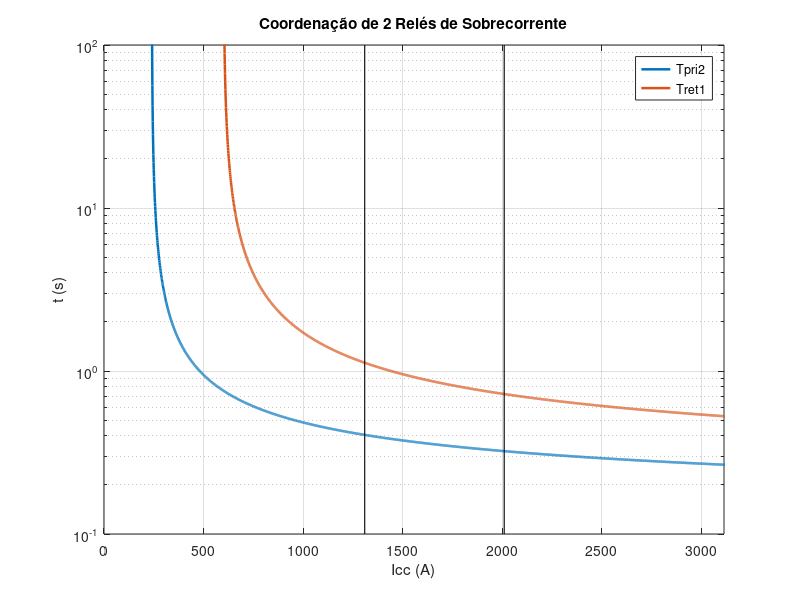

Write MATLAB code to recreate this figure.
% Gráfico do Exemplo - Coordenação 2 Relés
clearvars
close all
clc
tic

% CTI, RTC
N_Reles = 2;
CTI = 0.4;
RTC = [300/5, 300/5];

% Faltas máx-mín
FC_max = [3115.0 2010.7];
FC_min = [1741.3 1309.9];

Icc_K1 = FC_max;    % modo máx
Icc_K2 = FC_min;    % modo mín

% Corrente de Carga
n_pontos = 3001;
I_grafico = 200:1:3200;

% Ordem Relés Retaguarda
q = [1; 1];

B1_ret = zeros(n_pontos,1);
B2_pri = zeros(n_pontos,1);

% Curva IEC Inversa, Dial
Ai = [0.14 0.14];
N = [0.02 0.02];
x = [0.1263 0.1000];
% x = [0.2524 0.1000];
% PS = [10 4];
PS = [10 4];

for i = 1:n_pontos
    % Matriz faltas R1
    %B1_pri = Ai(1)/((FC_max(1)/(PS(1)*RTC(1)))^N(1)-1);
    B1_ret(i,1) = Ai(1)/((I_grafico(i)/(PS(1)*RTC(1))).^N(1)-1);
    % Matriz faltas R2
    B2_pri(i,1) = Ai(2)/((I_grafico(i)/(PS(2)*RTC(2))).^N(2)-1);
    %B2_ret = Ai(q(2))/((FC_min(2)/(PS(q(2))*RTC(q(2))))^N(q(2))-1);
end

% Tempos de Atuação

T_pri2 = x(1,2) * B2_pri;
T_ret1 = x(1,1) * B1_ret;
%% Plot

set(groot,'defaultLineLineWidth',1.8)
semilogy(I_grafico, T_pri2)
xlim([0 3115])
ylim([0.1 100])
xlabel('Icc (A)')
ylabel('t (s)')
hold on
grid
semilogy(I_grafico,T_ret1)
hold on
line([2010.7 2010.7],ylim,'color','black','LineWidth',0.8)
line([1309.9 1309.9 ],ylim,'color','black','LineWidth',0.8)
title('Coordenação de 2 Relés de Sobrecorrente')
legend ('Tpri2','Tret1');

t = toc;
